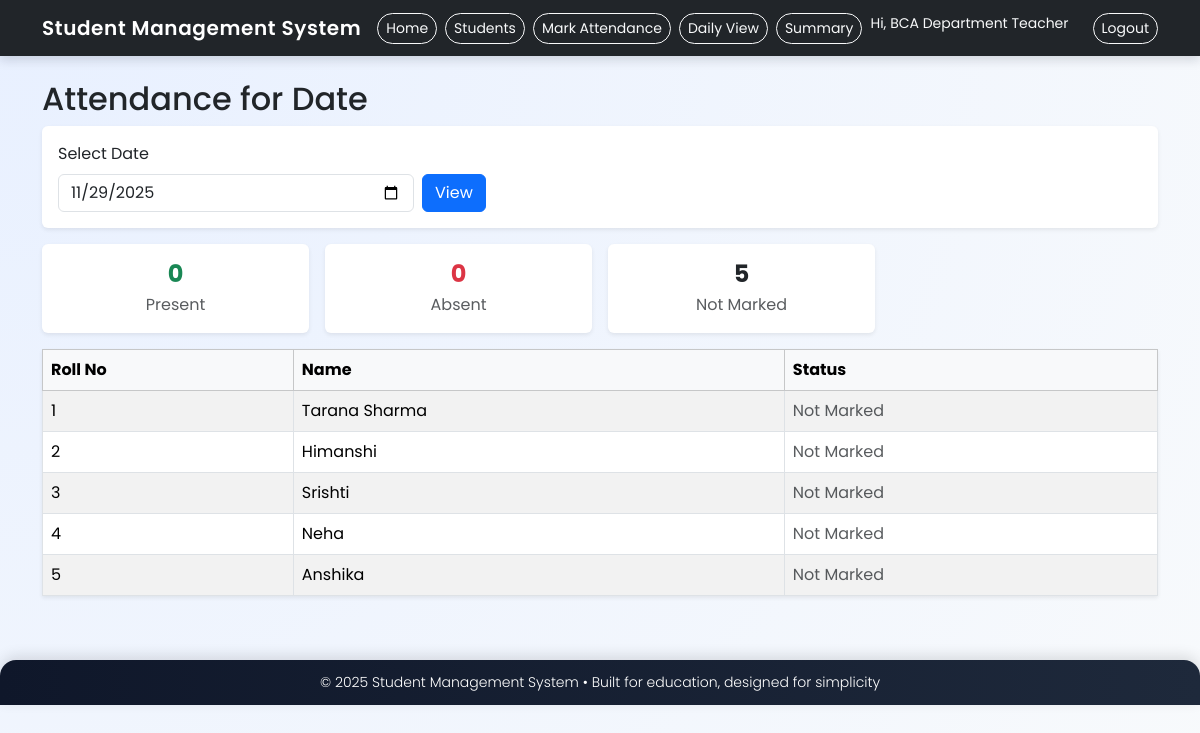
The page /attendance/by-date (signed in) on the database its author committed.
### tables this page shows
CREATE TABLE students (
    id INTEGER PRIMARY KEY AUTOINCREMENT,
    roll_no TEXT NOT NULL,
    name TEXT NOT NULL,
    email TEXT,
    course TEXT,
    semester INTEGER,
    phone TEXT,
    department TEXT NOT NULL
);

### app.py (the view)
@app.route("/attendance/by-date")
def attendance_by_date():
    if not require_login():
        return redirect(url_for("login"))
    department = current_department()
    date_str = request.args.get("date")
    if not date_str:
        date_str = date.today().isoformat()
    conn = get_db_connection()
    rows = conn.execute(
        """
        SELECT s.roll_no, s.name, a.status
        FROM students s
        LEFT JOIN attendance a
          ON a.student_id = s.id AND a.date = ?
        WHERE s.department = ?
        ORDER BY s.roll_no
        """,
        (date_str, department),
    ).fetchall()
    conn.close()
    records = []
    present_count = 0
    absent_count = 0
    not_marked = 0
    for r in rows:
        status = r["status"]
        if status == "Present":
            present_count += 1
        elif status == "Absent":
            absent_count += 1
        else:
            not_marked += 1
            status = "Not Marked"
        records.append(
            {
                "roll_no": r["roll_no"],
                "name": r["name"],
                "status": status,
            }
        )
    return render_template(
        "attendance_by_date.html",
        date_str=date_str,
        records=records,
        present_count=present_count,
        absent_count=absent_count,
        not_marked=not_marked,
    )

### app.py (called while the page is built)
def get_db_connection():
    conn = sqlite3.connect(DB_NAME)
    conn.row_factory = sqlite3.Row
    return conn

def require_login():
    if "teacher_id" not in session:
        flash("Please login as a teacher to continue.", "danger")
        return False
    return True

def current_department():
    return session.get("teacher_department")

### templates/attendance_by_date.html
{% extends "base.html" %}
{% block content %}
<h2>Attendance for Date</h2>
<form method="get" class="card shadow-sm border-0 p-3 bg-white mb-3">
    <div class="row g-2 align-items-end">
        <div class="col-md-4">
            <label class="form-label">Select Date</label>
            <input type="date" name="date" class="form-control" value="{{ date_str }}" required>
        </div>
        <div class="col-md-2">
            <button type="submit" class="btn btn-primary">View</button>
        </div>
    </div>
</form>
<div class="row g-3 mb-3">
    <div class="col-md-3">
        <div class="card shadow-sm border-0">
            <div class="card-body text-center">
                <h4 class="fw-bold text-success mb-1">{{ present_count }}</h4>
                <p class="text-muted mb-0">Present</p>
            </div>
        </div>
    </div>
    <div class="col-md-3">
        <div class="card shadow-sm border-0">
            <div class="card-body text-center">
                <h4 class="fw-bold text-danger mb-1">{{ absent_count }}</h4>
                <p class="text-muted mb-0">Absent</p>
            </div>
        </div>
    </div>
    <div class="col-md-3">
        <div class="card shadow-sm border-0">
            <div class="card-body text-center">
                <h4 class="fw-bold mb-1">{{ not_marked }}</h4>
                <p class="text-muted mb-0">Not Marked</p>
            </div>
        </div>
    </div>
</div>
<table class="table table-striped table-bordered bg-white shadow-sm">
    <thead class="table-light">
        <tr>
            <th>Roll No</th>
            <th>Name</th>
            <th>Status</th>
        </tr>
    </thead>
    <tbody>
    {% for r in records %}
        <tr>
            <td>{{ r.roll_no }}</td>
            <td>{{ r.name }}</td>
            <td class="{% if r.status == 'Present' %}text-success{% elif r.status == 'Absent' %}text-danger{% else %}text-muted{% endif %}">
                {{ r.status }}
            </td>
        </tr>
    {% endfor %}
    </tbody>
</table>
{% endblock %}

### templates/base.html (style rules this page uses)
body { font-family: "Poppins", system-ui, -apple-system, BlinkMacSystemFont, "Segoe UI", sans-serif; background: radial-gradient(circle at top left, #e8f0ff, #f8fafc); min-height: 100vh; }
.table thead { background: #f1f5f9; }

### rows shown on the page
students: roll_no "1", name "Tarana Sharma", status "Not Marked"
students: roll_no "2", name "Himanshi", status "Not Marked"
students: roll_no "3", name "Srishti", status "Not Marked"
students: roll_no "4", name "Neha", status "Not Marked"
students: roll_no "5", name "Anshika", status "Not Marked"

### other values the page prints
{{ session.teacher_name }} "BCA Department Teacher"
{{ present_count }} "0"
{{ absent_count }} "0"
{{ not_marked }} "5"
